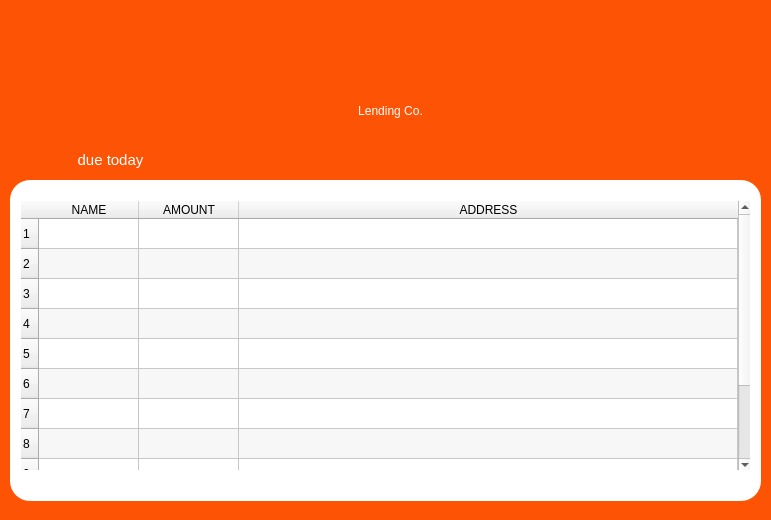
<?xml version="1.0" encoding="UTF-8"?>
<ui version="4.0">
 <class>MainWindow</class>
 <widget class="QMainWindow" name="MainWindow">
  <property name="geometry">
   <rect>
    <x>0</x>
    <y>0</y>
    <width>771</width>
    <height>520</height>
   </rect>
  </property>
  <property name="windowTitle">
   <string>Due Today</string>
  </property>
  <property name="windowIcon">
   <iconset>
    <normaloff>../img/due today.png</normaloff>../img/due today.png</iconset>
  </property>
  <widget class="QWidget" name="centralwidget">
   <widget class="QWidget" name="bg" native="true">
    <property name="geometry">
     <rect>
      <x>0</x>
      <y>0</y>
      <width>771</width>
      <height>521</height>
     </rect>
    </property>
    <property name="styleSheet">
     <string notr="true">#bg{
background-color: #fc5404;
}</string>
    </property>
    <widget class="QLabel" name="label">
     <property name="geometry">
      <rect>
       <x>10</x>
       <y>50</y>
       <width>761</width>
       <height>121</height>
      </rect>
     </property>
     <property name="styleSheet">
      <string notr="true">#label {
color: white;
font: 25 46pt &quot;Bodoni MT Poster Compressed&quot;;
}</string>
     </property>
     <property name="text">
      <string>Lending Co.</string>
     </property>
     <property name="alignment">
      <set>Qt::AlignCenter</set>
     </property>
    </widget>
    <widget class="QWidget" name="widget" native="true">
     <property name="geometry">
      <rect>
       <x>10</x>
       <y>180</y>
       <width>751</width>
       <height>321</height>
      </rect>
     </property>
     <property name="styleSheet">
      <string notr="true">#widget{
background-color: white;
border: 1px white;
border-radius: 20px;
}</string>
     </property>
     <widget class="QScrollArea" name="scrollArea">
      <property name="geometry">
       <rect>
        <x>10</x>
        <y>20</y>
        <width>731</width>
        <height>271</height>
       </rect>
      </property>
      <property name="styleSheet">
       <string notr="true">#scrollArea{
border: 1px solid white;

}</string>
      </property>
      <property name="widgetResizable">
       <bool>true</bool>
      </property>
      <widget class="QWidget" name="scrollAreaWidgetContents">
       <property name="geometry">
        <rect>
         <x>0</x>
         <y>0</y>
         <width>729</width>
         <height>269</height>
        </rect>
       </property>
       <widget class="QTableWidget" name="tableWidget">
        <property name="geometry">
         <rect>
          <x>0</x>
          <y>0</y>
          <width>731</width>
          <height>271</height>
         </rect>
        </property>
        <property name="sizePolicy">
         <sizepolicy hsizetype="Expanding" vsizetype="Expanding">
          <horstretch>0</horstretch>
          <verstretch>0</verstretch>
         </sizepolicy>
        </property>
        <property name="frameShape">
         <enum>QFrame::NoFrame</enum>
        </property>
        <property name="alternatingRowColors">
         <bool>true</bool>
        </property>
        <property name="selectionMode">
         <enum>QAbstractItemView::SingleSelection</enum>
        </property>
        <property name="selectionBehavior">
         <enum>QAbstractItemView::SelectRows</enum>
        </property>
        <property name="verticalScrollMode">
         <enum>QAbstractItemView::ScrollPerPixel</enum>
        </property>
        <property name="horizontalScrollMode">
         <enum>QAbstractItemView::ScrollPerPixel</enum>
        </property>
        <property name="showGrid">
         <bool>true</bool>
        </property>
        <property name="gridStyle">
         <enum>Qt::SolidLine</enum>
        </property>
        <property name="sortingEnabled">
         <bool>false</bool>
        </property>
        <property name="wordWrap">
         <bool>true</bool>
        </property>
        <property name="cornerButtonEnabled">
         <bool>true</bool>
        </property>
        <property name="rowCount">
         <number>12</number>
        </property>
        <attribute name="horizontalHeaderStretchLastSection">
         <bool>true</bool>
        </attribute>
        <attribute name="verticalHeaderStretchLastSection">
         <bool>false</bool>
        </attribute>
        <row/>
        <row/>
        <row/>
        <row/>
        <row/>
        <row/>
        <row/>
        <row/>
        <row/>
        <row/>
        <row/>
        <row/>
        <column>
         <property name="text">
          <string>NAME</string>
         </property>
        </column>
        <column>
         <property name="text">
          <string>AMOUNT</string>
         </property>
        </column>
        <column>
         <property name="text">
          <string>ADDRESS</string>
         </property>
        </column>
       </widget>
      </widget>
     </widget>
    </widget>
    <widget class="QLabel" name="paymentLabel">
     <property name="geometry">
      <rect>
       <x>70</x>
       <y>150</y>
       <width>81</width>
       <height>20</height>
      </rect>
     </property>
     <property name="styleSheet">
      <string notr="true">#paymentLabel{
color: white;
font: 15px;
}</string>
     </property>
     <property name="text">
      <string>due today</string>
     </property>
     <property name="alignment">
      <set>Qt::AlignCenter</set>
     </property>
    </widget>
    <widget class="QPushButton" name="homeButton">
     <property name="geometry">
      <rect>
       <x>80</x>
       <y>100</y>
       <width>31</width>
       <height>31</height>
      </rect>
     </property>
     <property name="styleSheet">
      <string notr="true">#homeButton{
background-color: TRANSPARENT;
border: TRANSPARENT;
border-radius: 15px;
}
#homeButton:hover{
background-color:rgb(255, 131, 89);
border: TRANSPARENT;
border-radius: 15px;
}</string>
     </property>
     <property name="text">
      <string/>
     </property>
     <property name="icon">
      <iconset>
       <normaloff>../img/back-button.png</normaloff>../img/back-button.png</iconset>
     </property>
     <property name="iconSize">
      <size>
       <width>25</width>
       <height>25</height>
      </size>
     </property>
    </widget>
    <zorder>label</zorder>
    <zorder>paymentLabel</zorder>
    <zorder>widget</zorder>
    <zorder>homeButton</zorder>
   </widget>
  </widget>
 </widget>
 <resources/>
 <connections/>
</ui>
